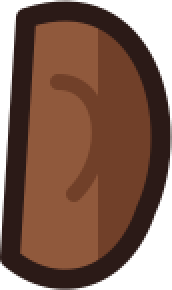
#> input picture assets/test_autorig_char/layers/ear_l.png, 86 x 145 px (shown 2 times larger)
$ python rework_image.py ../../../../assets/test_autorig_char/layers/ear_l.png ../../../../assets/test_autorig_char/layers/ear_r.png
#> lines starting #> are read from the running program, lines starting #| are printed output that depends on the picture
"""Rework a real photo or scan into the editorial collage look: crop, duotone, posterize, halftone, grain and a torn
paper border. The output is a PNG with alpha, ready for Remotion, Fusion or Blender cards.

Run:
  uv run --no-project --with pillow --with numpy python scripts/rework_image.py <in> <out.png>
      [--crop x,y,w,h] [--width 1600] [--duotone "#1b2a49,#f2e6cf"] [--posterize 5] [--halftone 9 --halftone-strength 0.35]
      [--grain 0.06] [--torn 18] [--border 14] [--seed 3]

Order: crop, resize, duotone (or keep colour), posterize, halftone, grain, torn border. Every step is optional; with
no flags the photo is only resized. Keep the photo recognisable: rework it so it sits in the piece's palette and
paper, never so far that the real object is lost.
"""

import argparse
import sys

import numpy
from PIL import Image, ImageDraw, ImageFilter


def parse_colour(text):
    text = text.strip().lstrip("#")
    return numpy.array([int(text[index:index + 2], 16) for index in (0, 2, 4)], dtype=numpy.float32)


# [73 lines left out: functions duotone, halftone, add_grain, edge_noise, torn_mask, torn_paper, not called in this run]


def main():
    sys.stdout.reconfigure(encoding="utf-8", errors="replace")
    parser = argparse.ArgumentParser(description=__doc__.splitlines()[0])
    parser.add_argument("source")
    parser.add_argument("target")
    parser.add_argument("--crop", default=None, help="x,y,w,h in source pixels")
    parser.add_argument("--width", type=int, default=1600)
    parser.add_argument("--duotone", default=None, help='"#dark,#light"')
    parser.add_argument("--posterize", type=int, default=0, help="bits per channel, 3 to 6")
    parser.add_argument("--halftone", type=int, default=0, help="dot cell in pixels, 6 to 14")
    parser.add_argument("--halftone-strength", type=float, default=0.35, help="0.2 to 0.6; 1.0 is pure dots")
    parser.add_argument("--grain", type=float, default=0.0, help="0.03 to 0.08")
    parser.add_argument("--torn", type=int, default=0, help="tear depth in pixels, 10 to 30")
    parser.add_argument("--border", type=int, default=14, help="paper margin around the photo")
    parser.add_argument("--seed", type=int, default=3)
    arguments = parser.parse_args()

    image = Image.open(arguments.source)
#> image is the input picture: PIL image 86x145 RGBA; mean R, G, B, A 80.9, 48.6, 33.9, 204.6
    alpha = image.getchannel("A") if "A" in image.getbands() else None
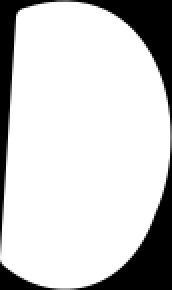
#> alpha: PIL image 86x145 L (shown 2 times larger); min 0, max 255, mean 204.6
    image = image.convert("RGB")
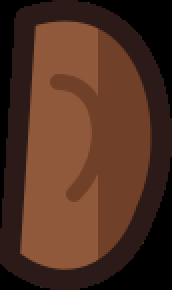
#> image: PIL image 86x145 RGB (shown 2 times larger); mean R, G, B 80.9, 48.6, 33.9
    if arguments.crop:
        x_position, y_position, crop_width, crop_height = (int(value) for value in arguments.crop.split(","))
        image = image.crop((x_position, y_position, x_position + crop_width, y_position + crop_height))
        alpha = alpha.crop((x_position, y_position, x_position + crop_width, y_position + crop_height)) if alpha else None
    if image.width > arguments.width:
        new_size = (arguments.width, round(image.height * arguments.width / image.width))
        image = image.resize(new_size, Image.LANCZOS)
        alpha = alpha.resize(new_size, Image.LANCZOS) if alpha else None
    if arguments.duotone:
        dark_hex, light_hex = arguments.duotone.split(",")
        image = duotone(image, dark_hex, light_hex)
    if arguments.posterize:
        image = image.convert("RGB").quantize(colors=2 ** arguments.posterize, dither=Image.Dither.NONE).convert("RGB")
    if arguments.halftone:
        image = halftone(image, arguments.halftone, arguments.halftone_strength)
    if arguments.grain:
        image = add_grain(image, arguments.grain, arguments.seed)
    if arguments.torn:
        result = torn_paper(image, arguments.torn, arguments.border, arguments.seed)
    else:
        result = image.convert("RGBA")
        if alpha is not None:
            result.putalpha(alpha)
    result.save(arguments.target)
    print(f"{arguments.target} {result.width}x{result.height}")
#| ../../../../assets/test_autorig_char/layers/ear_r.png 86x145
    return 0


if __name__ == "__main__":
    sys.exit(main())
#> (the program exits here)
